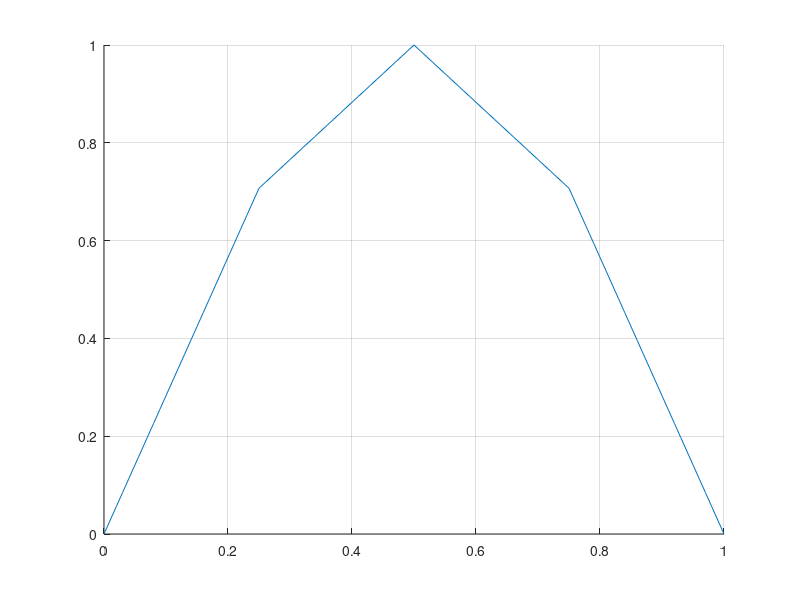

MATLAB code for this plot:
t_sin = [0, 1, 2, 3, 4]/4;
f_sin = sin(pi*t_sin);
x_sin = 0: 0.01 : 1;
y_sin = interp1(t_sin, f_sin, x_sin);
hold on, grid on
plot(x_sin, y_sin);
